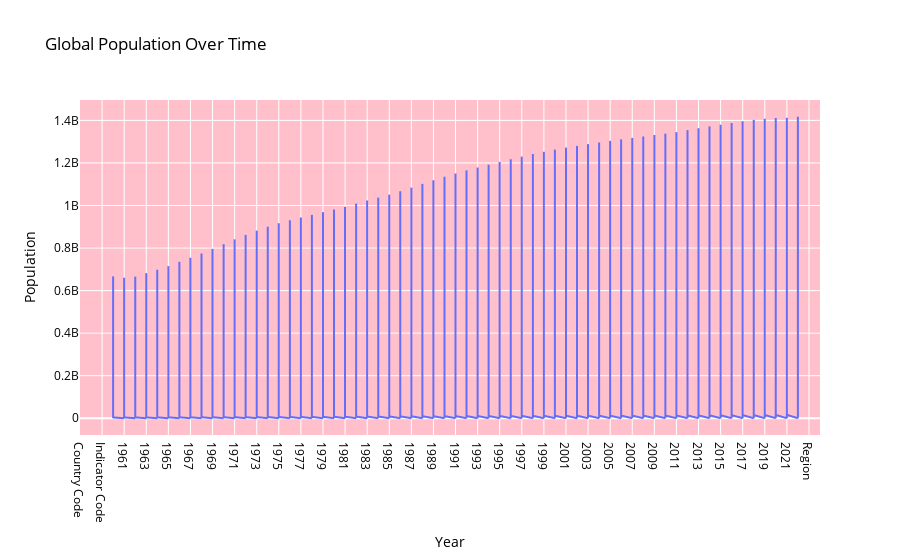

The notebook cell this image was saved under:
### Markdown cell above
### BIVARIATE ANALYSIS

### Code cell
# Population vs. Year (Line Graph) using Plotly:

df_melted = merged_data.melt(id_vars=['Country Name'], var_name='Year', value_name='Population')
fig = px.line(df_melted, x='Year', y='Population', title='Global Population Over Time')
# Set the background color
fig.update_layout({
    'plot_bgcolor': 'pink',
    'paper_bgcolor': 'white',
    'font_color': 'black' 
})
fig.show()

### Figure 1 — Plotly figure (JSON) as saved in the notebook; plotly's stock layout.template omitted (floating-point values rounded to 4 significant figures; data arrays with more than 128 entries replaced by an {"elided": "..."} marker saying what was removed)
{"data": [{"hovertemplate": "Year=%{x}<br>Population=%{y}<extra></extra>", "legendgroup": "", "line": {"color": "#636efa", "dash": "solid"}, "marker": {"symbol": "circle"}, "mode": "lines", "name": "", "showlegend": false, "type": "scattergl", "x": {"elided": "14348 str values"}, "xaxis": "x", "y": {"elided": "14348 mixed values"}, "yaxis": "y"}], "layout": {"font": {"color": "black"}, "legend": {"tracegroupgap": 0}, "paper_bgcolor": "white", "plot_bgcolor": "pink", "title": {"text": "Global Population Over Time"}, "xaxis": {"anchor": "y", "domain": [0, 1], "title": {"text": "Year"}}, "yaxis": {"anchor": "x", "domain": [0, 1], "title": {"text": "Population"}}}}
